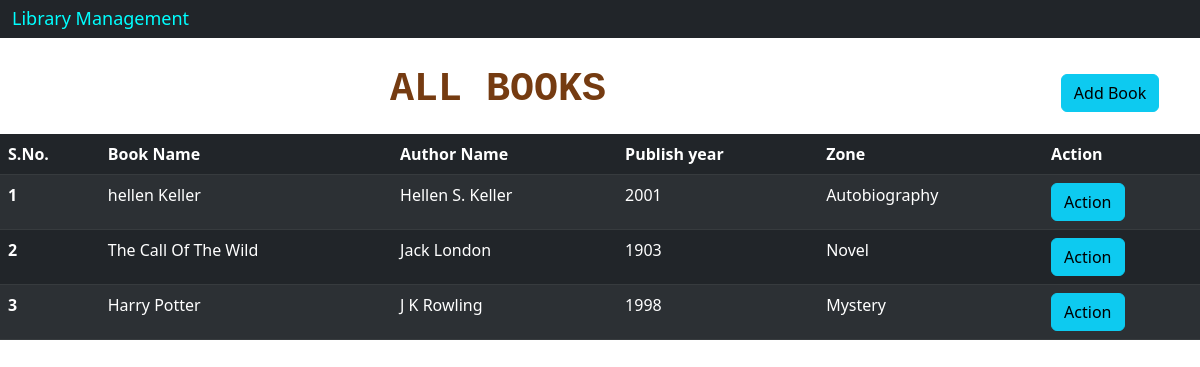
The page /home on the database its author committed.
### adminPanel/models.py (models this page shows, shortened)
class AddBooks(models.Model):
    bookId=models.AutoField(primary_key=True)
    bookName=models.CharField(max_length=100)
    bookAuthor=models.CharField(max_length=100)
    bookZone=models.CharField(max_length=50)
    bookYear=models.IntegerField()

### adminPanel/views.py (the view)
# urls.py: 2. Add a URL to urlpatterns:  path('', Home.as_view(), name='home')
class Home(APIView):
    def get(self,request):
        try:
            bookdata=AddBooks.objects.all()
            param={'books':bookdata}
            return render(request,'homescreen.html',param)
        except Exception as e:
            return HttpResponse(e,status=400)

### templates/homescreen.html (shortened to what this page needs)
{% extends 'basic.html' %}
{% block css %}
{% load static %}
{% endblock %}
{% block body %}
    <nav class="navbar navbar-expand-lg bg-dark">
        <div class="container-fluid">
            <h4 class="heads-style logo mb-0">Library Management</h4 >
        </div>
    </nav>
    <div class="row justify-content-center my-2">
        <div class="col-10 text-center">
          <h1 class="headercraft">ALL BOOKS</h1>
        </div>
        <div class="col-2 my-2 text-center">
            <a href="addbook"><button type="button" class="btn btn-info headercraft ">Add Book</button></a>
        </div>
    </div>
    <div class="row my-2">
        <div class="col-12 my-1">
            <table class="table table-dark table-striped">
                <thead>
                    <tr>
                      <th scope="col">S.No.</th>
                      <th scope="col">Book Name</th>
                      <th scope="col">Author Name</th>
                      <th scope="col">Publish year</th>
                      <th scope="col">Zone</th>
                      <th scope="col">Action</th>
                    </tr>
                  </thead>
                  <tbody>
                    {% for book in books %}
                    <tr>
                      <th scope="row">{{forloop.counter}}</th>
                      <td>{{book.bookName}}</td>
                      <td>{{book.bookAuthor}}</td>
                      <td>{{book.bookYear}}</td>
                      <td>{{book.bookZone}}</td>
                      <td><a href="showbook/{{book.bookId}}"><button type="button" class="btn btn-info">Action</button></a></td>
                    </tr>
                    {% endfor%}
                  </tbody>
            </table>
        </div>
    </div>
{% endblock %}

### templates/basic.html (shortened to what this page needs)
<!DOCTYPE html>
<html lang="en">
<head>
    {% load static %}
    <link href="https://cdn.jsdelivr.net/npm/bootstrap@5.2.0-beta1/dist/css/bootstrap.min.css" rel="stylesheet">
</head>
<body>
    {% block body %} {% endblock %}
</body>
</html>

### templates/homescreen.html (style rules this page uses)
.heads-style { color: white; }
.logo { font-size: large; color: aqua; }
.headercraft { font-family: 'Courier New', Courier, monospace; font-weight: 800; color:rgb(117, 59, 17); margin-top: 20px; }

### rows shown on the page
AddBooks: bookName "hellen Keller", bookAuthor "Hellen S. Keller", bookYear "2001", bookZone "Autobiography"
AddBooks: bookName "The Call Of The Wild", bookAuthor "Jack London", bookYear "1903", bookZone "Novel"
AddBooks: bookName "Harry Potter", bookAuthor "J K Rowling", bookYear "1998", bookZone "Mystery"
